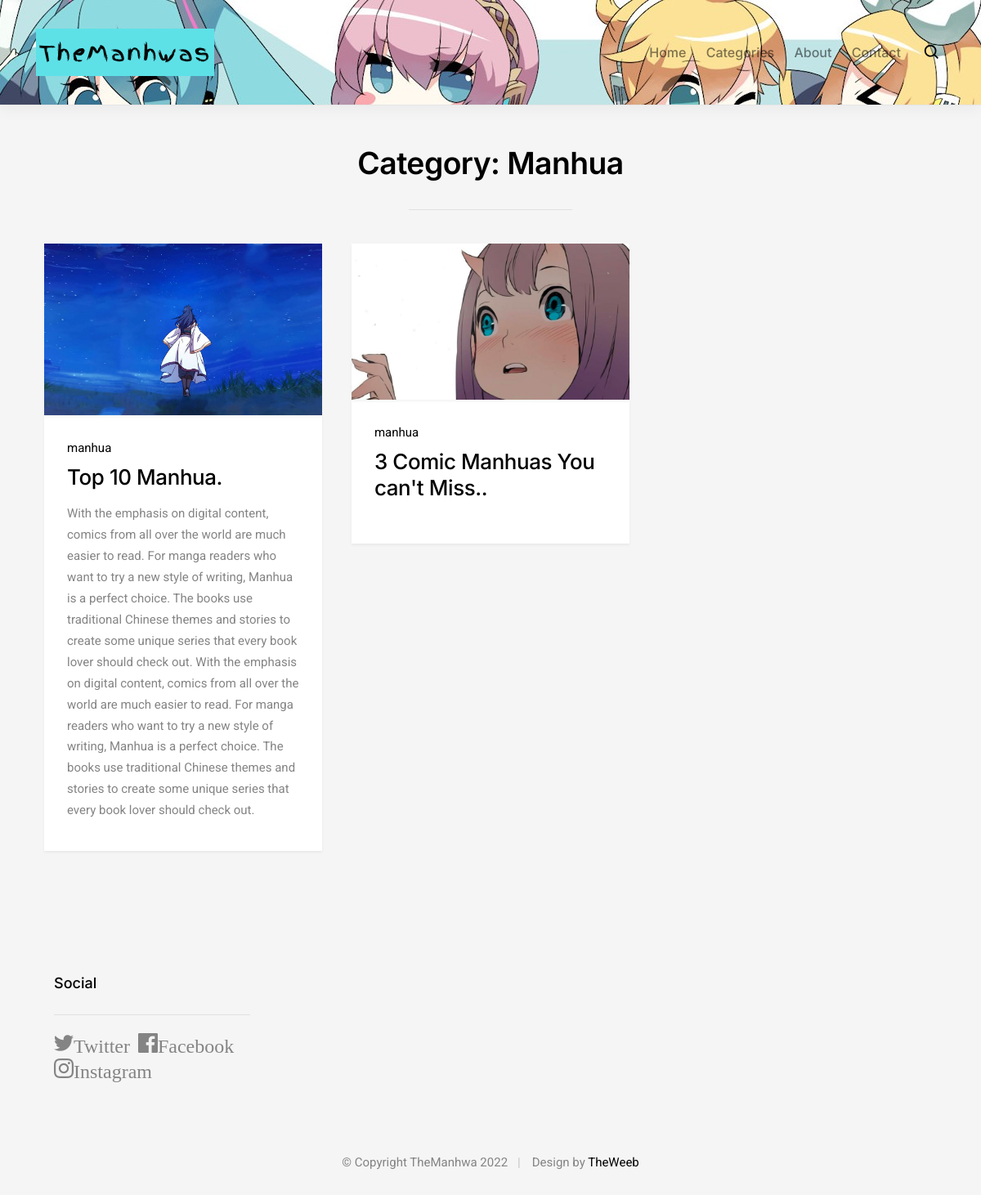
Page /category/manhua on the committed database.
### weebs/models.py (models this page shows, shortened)
class AllPost(models.Model):
    title = models.CharField(max_length=225)
    author = models.ForeignKey(User,on_delete=models.CASCADE)
    body = models.TextField(null=True, blank=True)
    manhwa = models.ManyToManyField(manhwa,blank=True)
    manhua = models.ManyToManyField(manhua,blank=True)
    poster_image_lg = models.ImageField(blank=True,null=True,upload_to='images/')
    poster_image = models.ImageField(blank=True,null=True,upload_to='images/Poster')
    poster_image_md = models.ImageField(blank=True,null=True,upload_to='images/')
    poster_image_sm = models.ImageField(blank=True,null=True,upload_to='images/')
    posted_on = models.DateTimeField(blank=True,null=True)
    Type = models.CharField(max_length=45,null=True,blank=True)
    post_type = models.CharField(max_length=34,null=True,blank=True)

### weebs/views.py (the view)
# urls.py: path('category/manhua',views.manhua,name='manhua'),
def manhua(request):
    post = AllPost.objects.filter(Type= 'manhua' )
    return render(request,'weebs/manhua.html',{
        "post":post,
    })

### weebs/templates/weebs/manhua.html (shortened to what this page needs)
{% extends 'weebs/base.html' %}
{% load static %}
{% block body %}
    <section class="s-pageheader">
        <div class="row current-cat">
            <div class="column">
                <h1 class="h2">Category: Manhua</h1>
            </div>
        </div>
    </section>
    <section class="s-bricks with-top-sep">
        <div class="masonry">
            <div class="bricks-wrapper h-group">
                {% for post in post %}
                <article class="brick entry format-standard animate-this">
                    <div class="entry__thumb">
                        <a href=" {% url 'article-detail' post.id %} " class="thumb-link">
                            <img src=" {{ post.poster_image.url }} "
                                srcse {% static 't="imag' %} es/thumbs/masonry/woodcraft-600.jpg 1x, images/thumbs/masonry/woodcraft-1200.jpg 2x" alt="">
                        </a>
                    </div>
                    <div class="entry__text">
                        <div class="entry__header">
                            <div class="entry__meta">
                                <span class="entry__cat-links">
                                    <a href="{% url 'manhwa' %}">{{ post.Type }}</a>
                                </span>
                            </div>
                            <h1 class="entry__title"><a href=" {% url 'article-detail' post.id %} ">{{ post.title }}.</a></h1>
                        </div>
                        <div class="entry__excerpt">
                            <p>
                                {{ post.body }}
                            </p>
                        </div>
                    </div>
                </article>
                {% endfor %}
                </div>
            </div>
    </section>
{% endblock %}

### rows in the picture
AllPost: poster_image (picture), Type "manhua", title "Top 10 Manhua", body "With the emphasis on digital content, comics from all over the world are much easier to read. For manga readers who want to try a new style of writing, Manhua is a perfect choice. The books use traditional Chinese themes and stories to create some unique series that every book lover should check out. With the emphasis on digital content, comics from all over the world are much easier to read. For manga readers who want to try a new style of writing, Manhua is a perfect choice. The books use traditional Chinese themes and stories to create some unique series that every book lover should check out."
AllPost: poster_image (picture), Type "manhua", title "3 Comic Manhuas You can't Miss."
